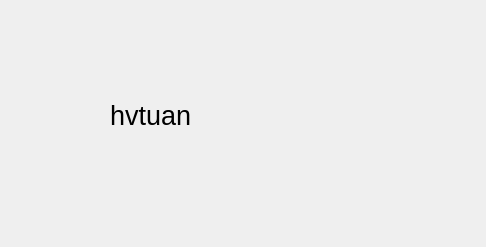
<?xml version="1.0" encoding="UTF-8"?>
<ui version="4.0">
 <class>Form</class>
 <widget class="QWidget" name="Form">
  <property name="geometry">
   <rect>
    <x>0</x>
    <y>0</y>
    <width>486</width>
    <height>247</height>
   </rect>
  </property>
  <property name="windowTitle">
   <string>Form</string>
  </property>
  <widget class="QLabel" name="label">
   <property name="geometry">
    <rect>
     <x>110</x>
     <y>80</y>
     <width>241</width>
     <height>71</height>
    </rect>
   </property>
   <property name="font">
    <font>
     <pointsize>20</pointsize>
    </font>
   </property>
   <property name="text">
    <string>hvtuan</string>
   </property>
  </widget>
 </widget>
 <resources/>
 <connections/>
</ui>
